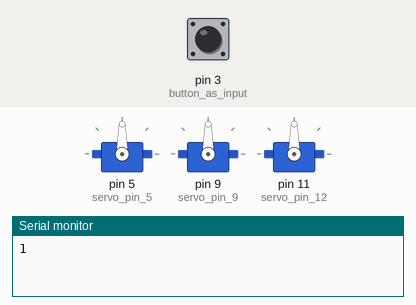
Simulated run of this sketch. Board: Arduino Uno, built with avr-gcc and run on an emulated ATmega328P. On the bench: 3 × servo, the last lines printed to the serial monitor. The test bench sets the inputs (shaded band); at power-on: pin 3 (button_as_input) HIGH.

Above: at 0.05 s.
At 0.85 s:
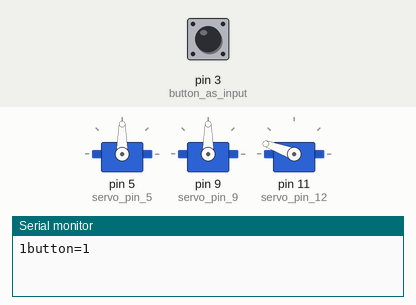
At 1.65 s:
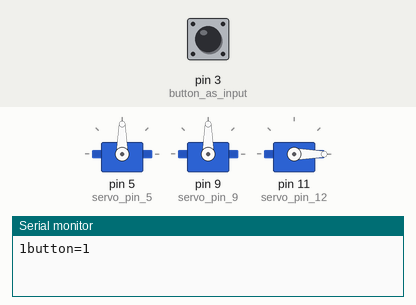
At 3.25 s:
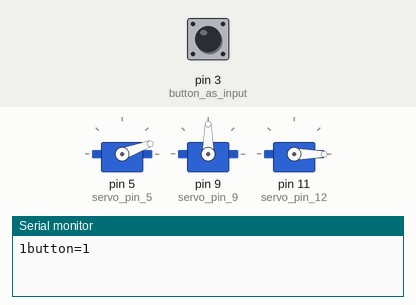
At 4.85 s:
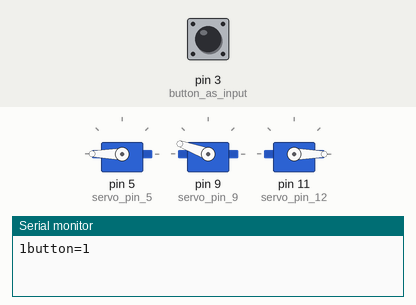
At 6.5 s:
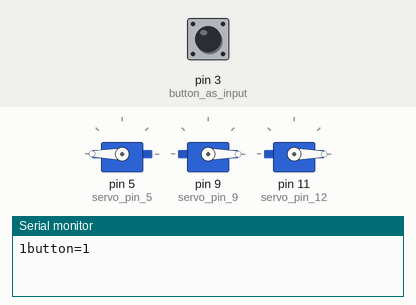
Timing chart, 0 to 8.5 s (numbered marks = the images above):
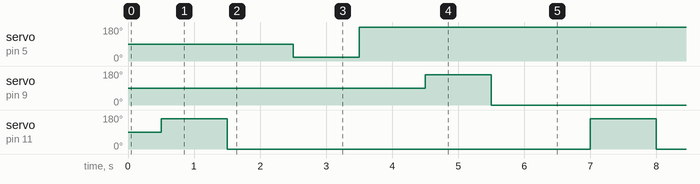

Measured:
- by itself, servo on pin 5 (servo_pin_5): alternates 180° for 5.5 s and 20° for 1.0 s
- by itself, servo on pin 9 (servo_pin_9), servo on pin 11 (servo_pin_12): alternates 160° for 1.0 s and 0° for 5.5 s

The sketch:

three_servos.ino
```cpp
//this is just manual mode

#include <Servo.h>
Servo servo_pin_5; // initialize servos
Servo servo_pin_9;
Servo servo_pin_12;
int buttonmode = 0;

void setup()
{
  pinMode(3, INPUT); // button as input
  digitalWrite(3, HIGH);
  servo_pin_5.attach(5);
  servo_pin_9.attach(9);
  servo_pin_12.attach(11);
  Serial.begin(9600);
}

void loop()
{
  Serial.print(digitalRead(3));
  if (digitalRead(3) == HIGH) {
    if (buttonmode == 0) {
      buttonmode = 1;
    } else if (buttonmode == 1) {
      buttonmode = 0;
    }
    delay(500);
  }
  if (buttonmode == 1)
  {
    Serial.println("button=1");
    servo_pin_12.write(160); // turn motor 1 160 degrees
    delay(1000);
    servo_pin_12.write(0); // turn motor back to 0 degrees
    delay(1000);
    servo_pin_5.write(20); // motor 2 20 degrees
    delay(1000);
    servo_pin_5.write(180); // motor 2 back to 180 degrees
    delay(1000);
    servo_pin_9.write(160); // motor 3 160 degrees
    delay(1000);
    servo_pin_9.write(0); // motor 3 back to 0 degrees
    delay(1000);
    buttonmode = 0;
  }
}
```
